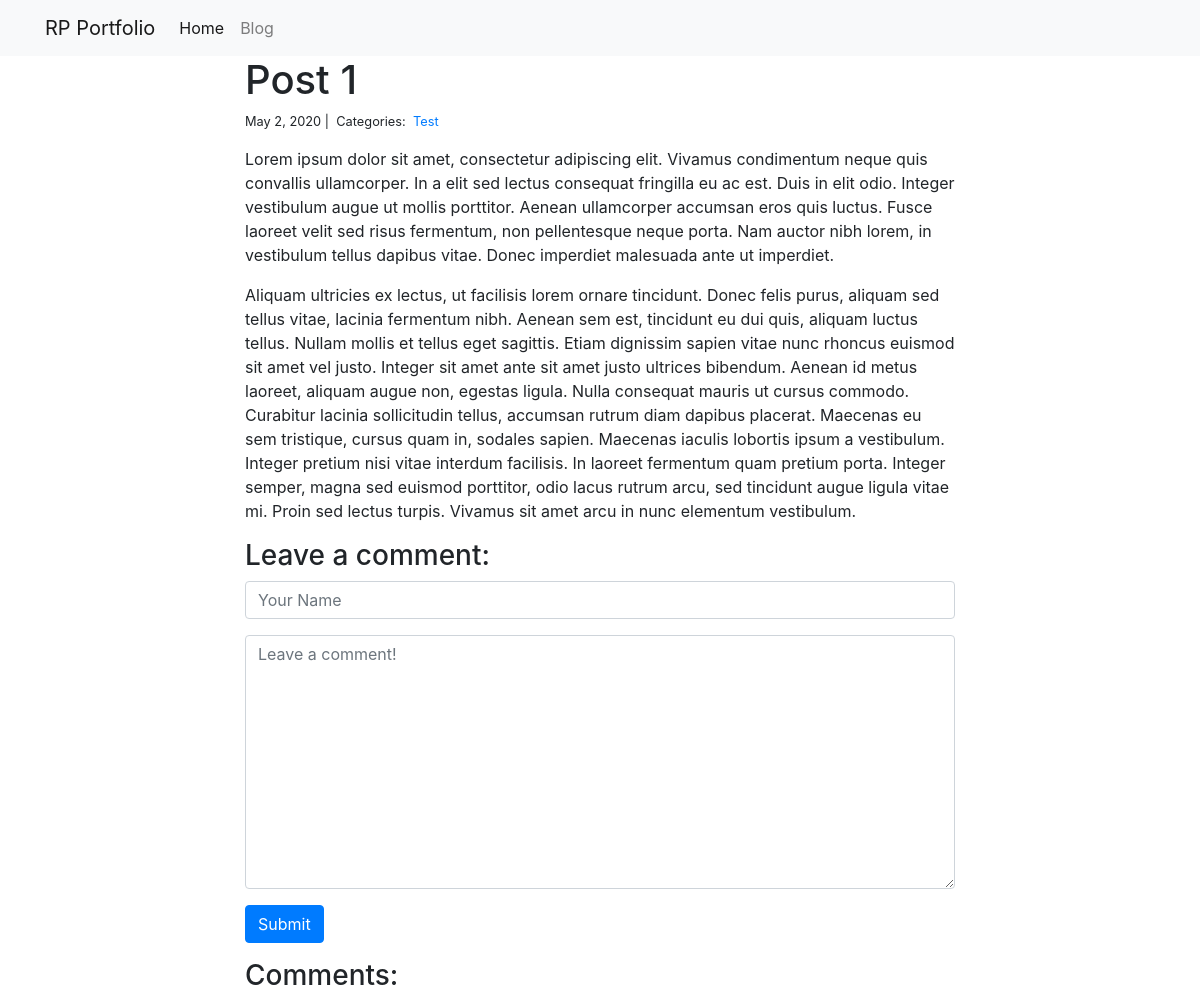
Page /blog/1/ on the committed database.
### blog/models.py (models this page shows)
class Post(models.Model):
    title = models.CharField(max_length=255)
    body = models.TextField()
    created_on = models.DateTimeField(auto_now_add=True)
    last_modified = models.DateTimeField(auto_now=True)
    categories = models.ManyToManyField("Category", related_name="posts")

class Category(models.Model):
    name = models.CharField(max_length=20)

### blog/views.py (the view, shortened to what this page needs)
# urls.py: path("<int:pk>/", views.blog_detail, name="blog_detail"),
def blog_detail(request, pk):
    post = Post.objects.get(pk=pk)
    comments = Comment.objects.filter(post=post)
    form = CommentForm()
    context = {"post": post, "comments": comments, "form": form}
    return render(request, "blog_detail.html", context)

### blog/forms.py
class CommentForm(forms.Form):
    author = forms.CharField(
        max_length=60,
        widget=forms.TextInput(attrs={
            "class": "form-control",
            "placeholder": "Your Name"
        })
    )
    body = forms.CharField(widget=forms.Textarea(
        attrs={
            "class": "form-control",
            "placeholder": "Leave a comment!"
        })
    )

### blog/templates/blog_detail.html (shortened to what this page needs)
{% extends "base.html" %}
{% block page_content %}
<div class="col-md-8 offset-md-2">
    <h1>{{ post.title }}</h1>
    <small>
        {{ post.created_on.date }} |&nbsp;
        Categories:&nbsp;
        {% for category in post.categories.all %}
        <a href="{% url 'blog_category' category.name %}">
            {{ category.name }}
        </a>&nbsp;
        {% endfor %}
    </small>
    <p>{{ post.body | linebreaks }}</p>
    <h3>Leave a comment:</h3>
    <form action="/blog/{{ post.pk }}/" method="post">
        <div class="form-group">
            {{ form.author }}
        </div>
        <div class="form-group">
            {{ form.body }}
        </div>
        <button type="submit" class="btn btn-primary">Submit</button>
    </form>
    <h3>Comments:</h3>
</div>
{% endblock %}

### rows in the picture
Post: title "Post 1", created_on "May 2, 2020", body "Lorem ipsum dolor sit amet, consectetur adipiscing elit. Vivamus condimentum neque quis convallis ullamcorper. In a elit sed lectus consequat fringilla eu ac est. Duis in elit odio. Integer vestibulum augue ut mollis porttitor. Aenean ullamcorper accumsan eros quis luctus. Fusce laoreet velit sed risus fermentum, non pellentesque neque porta. Nam auctor nibh lorem, in vestibulum tellus dapibus vitae. Donec imperdiet malesuada ante ut imperdiet. Aliquam ultricies ex lectus, ut facilisis lorem ornare tincidunt. Donec felis purus, aliquam sed tellus vitae, lacinia fermentum nibh. Aenean sem est, tincidunt eu dui quis, aliquam luctus tellus. Nullam mollis et tellus eget sagittis. Etiam…"
Category: name "Test"
